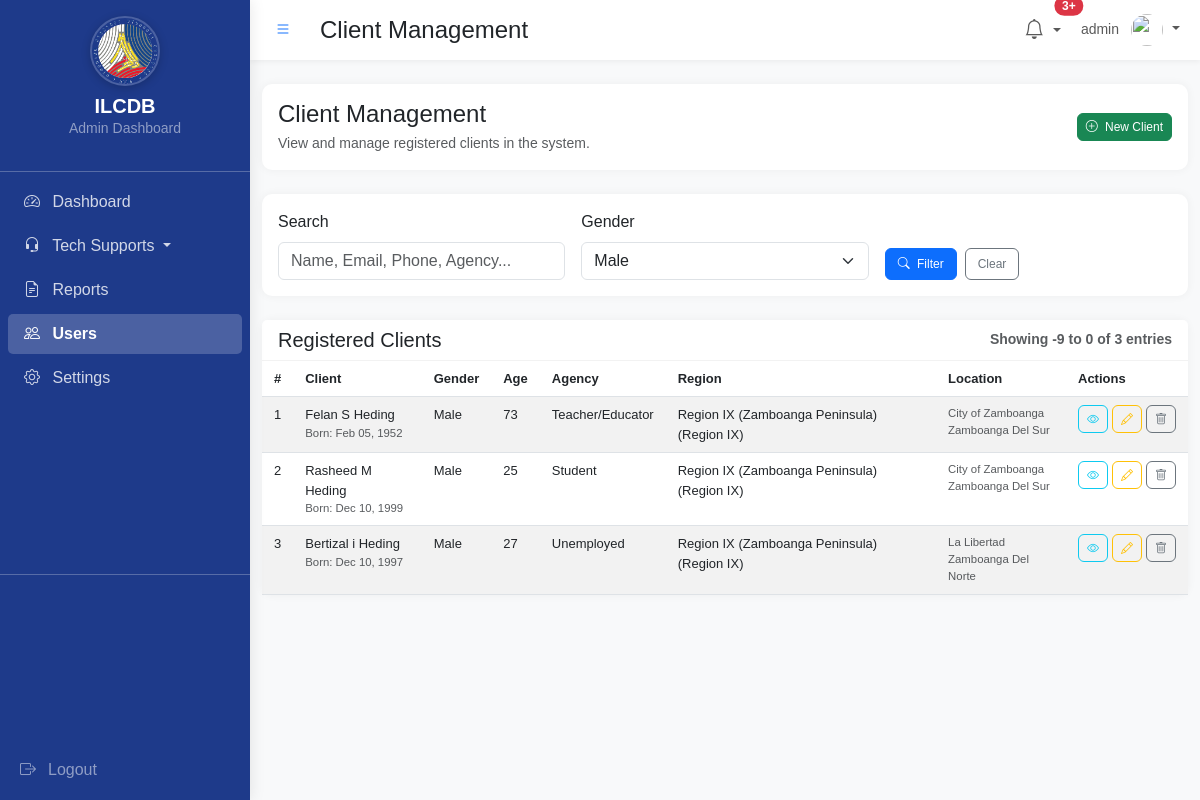
The app's page /admin/users.php?gender=Male (signed in) with its own data.
### tables this page shows
CREATE TABLE `clients` (
  `id` int(11) NOT NULL,
  `firstname` varchar(50) NOT NULL,
  `surname` varchar(50) NOT NULL,
  `middle_initial` char(1) DEFAULT NULL,
  `client_name` varchar(100) NOT NULL,
  `agency` varchar(100) NOT NULL,
  `gender` varchar(10) NOT NULL,
  `birthdate` date NOT NULL,
  `region` varchar(50) NOT NULL,
  `region_id` int(11) DEFAULT NULL,
  `province_id` int(11) DEFAULT NULL,
  `district_id` int(11) DEFAULT NULL,
  `municipality_id` int(11) DEFAULT NULL,
  `email` varchar(255) DEFAULT NULL,
  `phone` varchar(50) DEFAULT NULL,
  `created_at` timestamp NOT NULL DEFAULT current_timestamp()
);

CREATE TABLE `regions` (
  `id` int(11) NOT NULL,
  `region_code` varchar(20) NOT NULL,
  `region_name` varchar(100) NOT NULL,
  `created_at` timestamp NOT NULL DEFAULT current_timestamp(),
  `updated_at` timestamp NOT NULL DEFAULT current_timestamp() ON UPDATE current_timestamp()
);

CREATE TABLE `municipalities` (
  `id` int(11) NOT NULL,
  `municipality_name` varchar(100) NOT NULL,
  `municipality_code` varchar(20) DEFAULT NULL,
  `province_id` int(11) NOT NULL,
  `district_id` int(11) DEFAULT NULL,
  `created_at` timestamp NOT NULL DEFAULT current_timestamp(),
  `updated_at` timestamp NOT NULL DEFAULT current_timestamp() ON UPDATE current_timestamp()
);

CREATE TABLE `provinces` (
  `id` int(11) NOT NULL,
  `province_name` varchar(100) NOT NULL,
  `province_code` varchar(20) DEFAULT NULL,
  `region_id` int(11) NOT NULL,
  `created_at` timestamp NOT NULL DEFAULT current_timestamp(),
  `updated_at` timestamp NOT NULL DEFAULT current_timestamp() ON UPDATE current_timestamp()
);

### includes/db_connect.php (called while the page is built, shortened)
<?php
$servername = "localhost";
$username = "root";
$password = "";
$dbname = "dict";
$conn = new mysqli($servername, $username, $password, $dbname);
$conn->set_charset("utf8mb4");
function sanitize_input($data) {
    global $conn;
    $data = trim($data);
    $data = stripslashes($data);
    $data = htmlspecialchars($data);
    return $conn->real_escape_string($data);
}
?>

### admin/users.php (the view, shortened to what this page needs)
<?php
require_once '../includes/db_connect.php';
require_once '../includes/crud_operations.php';
$search_term = isset($_GET['search']) ? sanitize_input($_GET['search']) : '';
$current_page = isset($_GET['page']) ? (int)$_GET['page'] : 1;
$gender_filter = isset($_GET['gender']) ? sanitize_input($_GET['gender']) : '';
$records_per_page = 10;
$offset = ((int)$current_page - 1) * (int)$records_per_page;
try {
    $base_query = "SELECT c.*,
                   r.region_name, r.region_code,
                   p.province_name,
                   d.district_name,
                   m.municipality_name,
                   TIMESTAMPDIFF(YEAR, c.birthdate, CURDATE()) as age
                   FROM clients c
                   LEFT JOIN regions r ON c.region_id = r.id
                   LEFT JOIN provinces p ON c.province_id = p.id
                   LEFT JOIN districts d ON c.district_id = d.id
                   LEFT JOIN municipalities m ON c.municipality_id = m.id";
    $count_query = "SELECT COUNT(*) as total FROM clients c
                    LEFT JOIN regions r ON c.region_id = r.id";
    $where_conditions = array();
    $params = array();
    if (!empty($gender_filter)) {
        $where_conditions[] = "c.gender = ?";
        $params[] = $gender_filter;
    }
    if (!empty($where_conditions)) {
        $where_clause = " WHERE " . implode(" AND ", $where_conditions);
        $base_query .= $where_clause;
        $count_query .= $where_clause;
    }
    $base_query .= " ORDER BY c.id DESC LIMIT ? OFFSET ?";
    $params[] = $records_per_page;
    $params[] = $offset;
    $stmt = $conn->prepare($base_query);
    if (!empty($params)) {
        $stmt->bind_param(str_repeat("s", count($params)), ...$params);
    }
    $stmt->execute();
    $result = $stmt->get_result();
    $clients = $result->fetch_all(MYSQLI_ASSOC);
    $stmt = $conn->prepare($count_query);
    if (!empty($params)) {
        array_pop($params);
        array_pop($params);
        if (!empty($params)) {
            $stmt->bind_param(str_repeat("s", count($params)), ...$params);
        }
    }
    $stmt->execute();
    $count_result = $stmt->get_result();
    $count_row = $count_result->fetch_assoc();
    $total_records = $count_row['total'];
} catch (Exception $e) {
    $error_message = "Error: " . $e->getMessage();
    $clients = [];
    $total_records = 0;
}
?>
<!DOCTYPE html>
<html lang="en">
<head>
    <link href="https://cdn.jsdelivr.net/npm/bootstrap@5.3.0-alpha1/dist/css/bootstrap.min.css" rel="stylesheet">
    <link href="https://cdn.jsdelivr.net/npm/bootstrap-icons@1.10.0/font/bootstrap-icons.css" rel="stylesheet">
</head>
<body>
    <?php include 'includes/sidebar.php'; ?>
    <div class="container-fluid py-4">
        <div class="card mb-4">
            <div class="card-body">
                <div class="d-flex justify-content-between align-items-center">
                    <div>
                        <h2 class="card-title h4 mb-1">Client Management</h2>
                        <p class="text-muted small mb-0">View and manage registered clients in the system.</p>
                    </div>
                    <div class="d-flex align-items-center gap-2">
                        <a href="../index.php" target="_blank" class="btn btn-success btn-sm">
                            <i class="bi bi-plus-circle me-1"></i> New Client
                        </a>
                    </div>
                </div>
            </div>
        </div>
        <div class="card mb-4">
            <div class="card-body">
                <form action="<?php echo htmlspecialchars($_SERVER["PHP_SELF"]); ?>" method="get" class="row g-3">
                    <div class="col-md-4">
                        <label for="search" class="form-label">Search</label>
                        <input type="text" name="search" id="search" class="form-control" placeholder="Name, Email, Phone, Agency..." value="<?php echo htmlspecialchars($search_term); ?>">
                    </div>
                    <div class="col-md-4">
                        <label for="gender" class="form-label">Gender</label>
                        <select id="gender" name="gender" class="form-select">
                            <option value="Male" <?php echo $gender_filter === 'Male' ? 'selected' : ''; ?>>Male</option>
                        </select>
                    </div>
                    <div class="col-md-4 d-flex align-items-end">
                        <button type="submit" class="btn btn-primary me-2">
                            <i class="bi bi-search me-1"></i> Filter
                        </button>
                        <?php if (!empty($search_term) || !empty($gender_filter)): ?>
                        <a href="<?php echo htmlspecialchars($_SERVER["PHP_SELF"]); ?>" class="btn btn-outline-secondary">
                            Clear
                        </a>
                        <?php endif; ?>
                    </div>
                </form>
            </div>
        </div>
        <div class="card">
            <div class="card-header d-flex justify-content-between align-items-center">
                <h5 class="card-title mb-0">Registered Clients</h5>
                <span class="text-muted small">
                    Showing <?php echo min((int)$total_records, 1 + ((int)$current_page - 1) * (int)$records_per_page); ?> to <?php echo min((int)$total_records, (int)$current_page * (int)$records_per_page); ?> of <?php echo (int)$total_records; ?> entries
                </span>
            </div>
            <div class="table-container">
                <table class="table table-hover table-striped compact-table mb-0">
                    <thead>                        <tr>
                            <th scope="col">#</th>
                            <th scope="col">Client</th>
                            <th scope="col">Gender</th>
                            <th scope="col">Age</th>
                            <th scope="col">Agency</th>
                            <th scope="col">Region</th>
                            <th scope="col">Location</th>
                            <th scope="col">Actions</th>
                        </tr>
                    </thead>
                    <tbody>                        <?php if (empty($clients)): ?>
                        <tr>
                            <td colspan="8" class="text-center py-4 text-muted">
                                No clients found.
                            </td>
                        </tr>
                        <?php else: ?>
                            <?php
                            $count = max(1, ((int)$current_page - 1) * (int)$records_per_page + 1);
                            foreach ($clients as $client):
                                $fullname = trim($client['firstname'] . ' ' .
                                    ($client['middle_initial'] ? $client['middle_initial'] . ' ' : '') .
                                    $client['surname']);
                            ?>
                            <tr>
                                <td><?php echo $count++; ?></td>
                                <td>
                                    <div class="fw-medium"><?php echo htmlspecialchars($fullname); ?></div>
                                    <div class="small text-muted">
                                        Born: <?php echo date('M d, Y', strtotime($client['birthdate'])); ?>
                                    </div>
                                </td>
                                <td><?php echo htmlspecialchars($client['gender']); ?></td>
                                <td><?php echo !empty($client['age']) ? (int)$client['age'] : ''; ?></td>
                                <td><?php echo htmlspecialchars($client['agency']); ?></td>                                <td>
                                    <?php
                                    echo htmlspecialchars($client['region_name'] ?? $client['region']);
                                    if (!empty($client['region_code'])) {
                                        echo ' (' . htmlspecialchars($client['region_code']) . ')';
                                    }
                                    ?>
                                </td>
                                <td>
                                    <div class="small text-muted">
                                        <?php if ($client['municipality_name']): ?>
                                            <?php echo htmlspecialchars($client['municipality_name']); ?>
                                        <?php endif; ?>
                                        <?php if ($client['province_name']): ?>
                                            <br><?php echo htmlspecialchars($client['province_name']); ?>
                                        <?php endif; ?>
                                    </div>
                                </td>
                                <td>
                                    <div class="d-flex gap-1 justify-content-start">
                                        <button type="button" class="btn btn-sm btn-outline-info flex-fill"
                                               onclick="viewClient(<?php echo $client['id']; ?>)"
                                               title="View client details"
                                               data-bs-toggle="tooltip">
                                            <i class="bi bi-eye"></i>
                                        </button>
                                        <button type="button" class="btn btn-sm btn-outline-warning flex-fill"
                                               onclick="editClient(<?php echo $client['id']; ?>)"
                                               title="Edit client"
                                               data-bs-toggle="tooltip">
                                            <i class="bi bi-pencil"></i>
                                        </button>
                                        <button type="button" class="btn btn-sm btn-outline-secondary flex-fill"
                                               onclick="deleteClient(<?php echo $client['id']; ?>)"
                                               title="Delete client"
                                               data-bs-toggle="tooltip">
                                            <i class="bi bi-trash"></i>
                                        </button>
                                    </div>
                                </td>
                            </tr>
                            <?php endforeach; ?>
                        <?php endif; ?>
                    </tbody>
                </table>            </div>
        </div>
    </div>
</body>
</html>

### admin/users.php (style rules this page uses)
body { font-family: 'Poppins', sans-serif; background-color: #f8f9fa; overflow-x: hidden; }
.card { border: none; border-radius: 10px; box-shadow: 0 0 10px rgba(0, 0, 0, 0.05); margin-bottom: 1.5rem; transition: transform 0.3s; }
.card-header { background-color: white; border-bottom: 1px solid rgba(0, 0, 0, 0.05); font-weight: 600; }
.table-container { overflow-x: auto; max-width: 100%; }
.compact-table th, .compact-table td { padding: 0.5rem 0.75rem; font-size: 0.8125rem; }
.btn-group .btn, .d-flex .btn { border-radius: 0.375rem; transition: all 0.2s ease-in-out; font-size: 0.75rem; }
.table th:last-child, .table td:last-child { min-width: 120px; width: 120px; }

### admin/includes/sidebar.php (style rules this page uses)
:root { --sidebar-width: 250px; --sidebar-collapsed-width: 70px; --sidebar-bg: #1e3a8a; --sidebar-color: #fff; --topbar-height: 60px; }

### records on screen
clients: fullname "Felan S Heding", birthdate "Feb 05, 1952", gender "Male", age "73", agency "Teacher/Educator", region.region_name "Region IX (Zamboanga Peninsula)", region.region_code "Region IX", municipality.municipality_name "City of Zamboanga", province.province_name "Zamboanga Del Sur"
clients: fullname "Rasheed M Heding", birthdate "Dec 10, 1999", gender "Male", age "25", agency "Student", region.region_name "Region IX (Zamboanga Peninsula)", region.region_code "Region IX", municipality.municipality_name "City of Zamboanga", province.province_name "Zamboanga Del Sur"
clients: fullname "Bertizal i Heding", birthdate "Dec 10, 1997", gender "Male", age "27", agency "Unemployed", region.region_name "Region IX (Zamboanga Peninsula)", region.region_code "Region IX", municipality.municipality_name "La Libertad", province.province_name "Zamboanga Del Norte"

### other values on screen
$page_title "Client Management"
$_SESSION['username'] "admin"
min((int)$total_records, (int)$current_page * (int)$records_per_page) "0"
$total_records "3"
